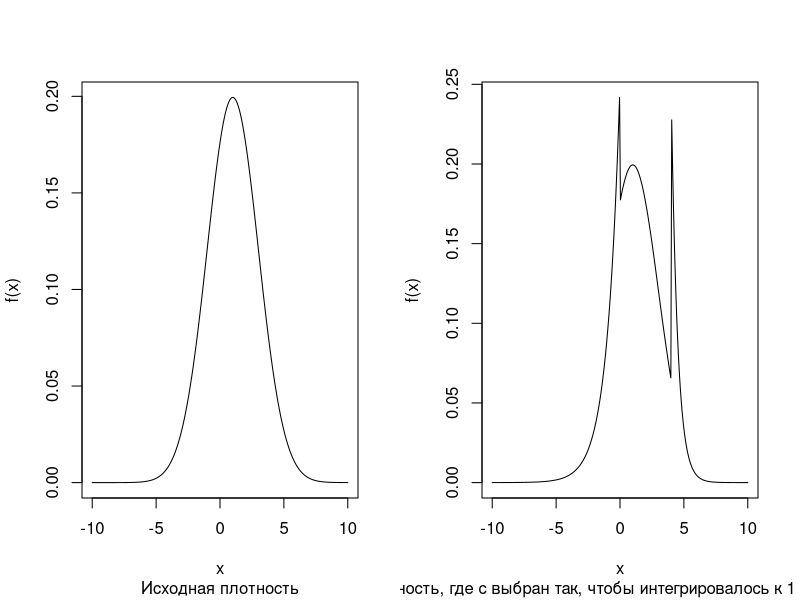
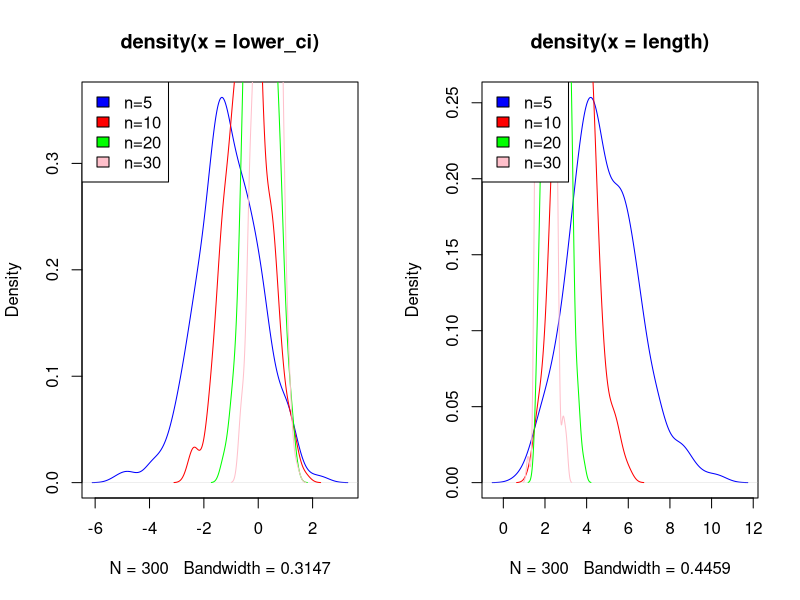
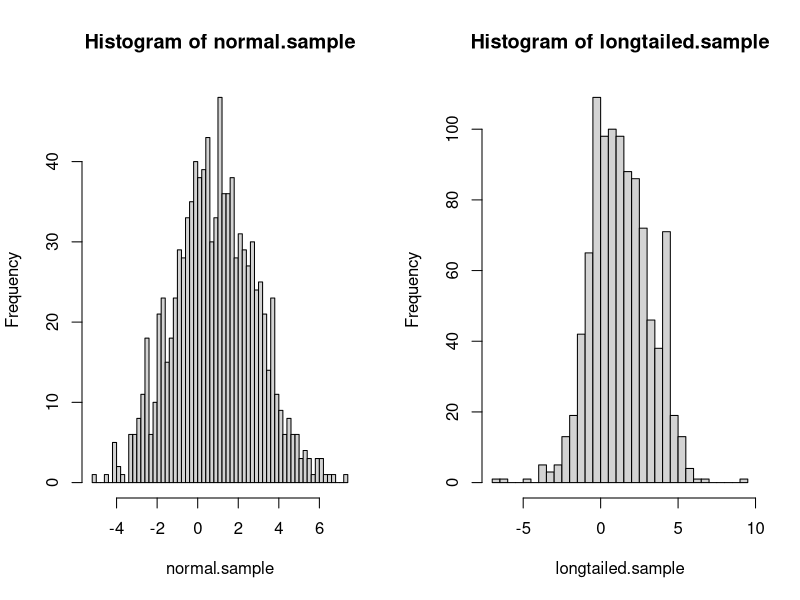

Generate these figures, in order, with R:
## ---- chunk 1
knitr::opts_chunk$set(echo = TRUE)
## ---- chunk 2
get_est = function(sample) {
  est = c( mean(sample), var(sample))
  names(est) = c("Mean", "Variance")
  est
}
get.99ci = function(sample) {
  est = get_est(sample)
  est_sd = sqrt(est[2] / length(sample))
  mean_conf_interval_99 = c(est[1] - 3*est_sd, est[1] + 3*est_sd) 
  names(mean_conf_interval_99) = c("Lower bound", "Upper bound")
  mean_conf_interval_99
}

## ---- chunk 3
set.seed(2023)
n=5
mean=1
sd=2
sample = rnorm(n, mean = mean, sd=sd)
est = get_est(sample)
est
## ---- chunk 4
get.99ci(sample)
## ---- chunk 5
sample_from_density = function(n, pdf_f, approx=1000, ...) {
  x = seq(-10, 10, length.out = approx)
  y = sapply(x, pdf_f, ...)

  random.points <- approx(
    cumsum(y)/sum(y),
    x,
    runif(n)
  )$y
  random.points
}
rlongtailed_normal = function(sd=1, mean=0, c) {
  found
}

dlongtailed_normal = function(x, c, sd=1, mean=0, normal_range=c(0, 4)) {
  if (x >= normal_range[1] & x <= normal_range[2]) {
    return(dnorm(x, mean=mean, sd=sd))
  } else { 
    if (x < 0) {
      return(c * exp(x))
    } else {
      return(c * exp(8 - 2*x))
    }
  }
}

integrate = function(fn, x_range=seq(-10, 10, length.out=100), ...) {
  lambda = abs(abs(x_range[2]) - abs(x_range[1]))
  res = 0
  for (x in x_range) {
    res = res + fn(x, ...) * (lambda)
  }
  res
}

estimate_c = function(sd, mean, tol=0.01) {
  grid = seq(-100, 100, length.out=10000)
  
  for (c in grid) {
    total_proba = integrate(fn=dlongtailed_normal, sd=sd, mean=mean, c=c)
    #
    #for (x in x_range) {
    #  total_proba = total_proba + dlongtailed_normal(x, sd=sd, mean=mean, c=c) * (1 / length(x_range))
    #}
    if (abs(total_proba - 1) < tol) {
      return(c)
    }
  }
}


#c_right_continuous = dnorm(4, mean=mean, sd=sd)
#plot(
#  x_range, 
#  lapply(x_range, dlongtailed_normal, c=c_right_continuous, mean=mean, sd=sd),
#  ylab = "f(x)",
#  xlab = "x",
#  xlim = c(-7, 7)
#)

#hist(sample_from_density(100, pdf_f = dnorm, mean = 1))
# hist(
#   sample_from_density(
#     1000,
#     dlongtailed_normal, 
#     c=c_est,
#     mean=mean,
#     sd=sd
#   ),
#   xlab = "x", ylab = "empirical density",
# )
# integrate(
#   dnorm, 
#   x_range=seq(0, 4, length.out=1000),     
#   #c=c_est,
#   mean=mean,
#   sd=sd
# )
# integrate(
#   dlongtailed_normal,
#   x_range=seq(-10, 10, length.out=1000),
#   mean=mean,
#   sd=sd,
#   c=c_est
# )
## ---- chunk 6
par(mfrow=c(1, 2))
c_est = estimate_c(sd=sd, mean=mean)

x_range = seq(-10, 10, length.out = 300)
plot(
  x_range,
  lapply(x_range, dnorm, mean=mean, sd=sd),
  type='l',
  xlab = "x", ylab = "f(x)",
  sub="Исходная плотность"
)
plot( 
  x_range, 
  lapply(x_range, dlongtailed_normal, c=c_est, mean=mean, sd=sd), 
  type='l',
  xlab = "x", ylab = "f(x)",
  sub=paste("Плотность, где c выбран так, чтобы интегрировалось к 1 (c = ", round(c_est, 2), ")")
)
## ---- chunk 7
longtailed_mean = mean(sample_from_density(
  100000,
  dlongtailed_normal, 
  c=c_est,
  mean=mean,
  sd=sd
))
longtailed_mean
## ---- chunk 8
run_samples = function(n_samples, density, sample_size=5, ...) {
  ci_matrix = matrix(, ncol=2, nrow=0)
  est_matrix = matrix(, ncol=2, nrow=0)
  for (i in 1:n_samples) {
    longtailed_sample = sample_from_density(
      n=sample_size,
      pdf_f=density, 
      approx=1000,
      ...
    )
    ci_matrix = rbind(ci_matrix, get.99ci(longtailed_sample))
    est_matrix = rbind(est_matrix, get_est(longtailed_sample))
  }
  list("ci_matrix" = ci_matrix, "est_matrix" = est_matrix)
}
## ---- chunk 9
set.seed(2023)
run_samples(
  n_samples=1, 
  sample_size=5, 
  density=dlongtailed_normal, 
  c=c_est, mean=mean, sd=sd
)
## ---- chunk 10
set.seed(2023)
run_samples(
  n_samples=5,
  sample_size=5, 
  density=dlongtailed_normal, 
  c=c_est, mean=mean, sd=sd
)
## ---- chunk 11
# set.seed(2023)
# for (n_samples in c(5, 10, 20, 30, 40, 50, 100)) {
#   #print(run_samples(n_samples))
#   print(paste("Результаты для n=", n_samples))
#   run_samples(
#     n_samples=100,
#     sample_size=n_samples, 
#     density=dlongtailed_normal, 
#     c=c_est, mean=mean, sd=sd
#   )$ci_matrix
#   
# }
## ---- chunk 12
set.seed(2023)
for (n_samples in c(5, 10, 20, 30, 40, 50, 100)) {
  #print(run_samples(n_samples))
  print(paste("Результаты для n=", n_samples))
  res = (run_samples(
    n_samples=1,
    sample_size=n_samples, 
    density=dnorm, 
    mean=mean, sd=sd
  ))
  res$ci_length = res$ci_matrix[2] - res$ci_matrix[1]
  print(res)
}
## ---- chunk 13
set.seed(2023)
for (n_samples in c(5, 10, 20, 30, 40, 50, 100)) {
  #print(run_samples(n_samples))
  print(paste("Результаты для n=", n_samples))
  ci_matrix = run_samples(
    n_samples=100,
    sample_size=n_samples, 
    density=dlongtailed_normal, 
    c=c_est, mean=mean, sd=sd
  )$ci_matrix
  lower.bound = mean(ci_matrix[, 1])
  upper.bound = mean(ci_matrix[, 2])
  ci_length = upper.bound - lower.bound
  
  res = c(lower.bound, upper.bound, ci_length) 
  names(res) = c("lower.bound", "upper.bound", "ci.length")
  print(res)
}
## ---- chunk 14
set.seed(2023)
f_range = seq(-5, 5, length.out=50)

colors = c("blue", "red", "green", "pink", "orange")
col_i = 1

for (sample_size in c(5, 10, 20, 30)) {
  #print(run_samples(n_samples))
  lower_ci = run_samples(
    n_samples=300,
    sample_size=sample_size,
    density=dlongtailed_normal,
    c=c_est, mean=mean, sd=sd
  )$ci_matrix[, 1]

  if (col_i == 1) {
    plot(density(lower_ci), col=colors[col_i])
  } else {
    lines(density(lower_ci), col=colors[col_i])
  }
  col_i = col_i + 1
  
}

legend(x="topleft", legend=c("n=5", "n=10", "n=20", "n=30"), fill=colors)
## ---- chunk 15
set.seed(2023)
f_range = seq(-5, 5, length.out=50)

colors = c("blue", "red", "green", "pink", "orange")
col_i = 1

for (sample_size in c(5, 10, 20, 30)) {
  #print(run_samples(n_samples))
  ci = run_samples(
    n_samples=300,
    sample_size=sample_size,
    density=dlongtailed_normal,
    c=c_est, mean=mean, sd=sd
  )
  length = ci$ci_matrix[, 2] - ci$ci_matrix[, 1]

  if (col_i == 1) {
    plot(density(length), col=colors[col_i])
  } else {
    lines(density(length), col=colors[col_i])
  }
  col_i = col_i + 1
  
}

legend(x="topleft", legend=c("n=5", "n=10", "n=20", "n=30"), fill=colors)
## ---- chunk 16
# С ростом количества наблюдений интервал в среднем сужается
# data = data.frame(matrix(ncol=3, nrow=0))
# colnames(data) = c("sample_size", "ci", "mean")
data = data.frame(sample_size=c(0), ci=c(0), mean=c(0))
# rbind(data, c(1,1,1))
for (sample_size in c(5, 10, 20, 30, 50, 100)) {
  ci_matrix = run_samples(
    n_samples=300,
    sample_size=sample_size,
    density=dnorm, 
    mean=mean, sd=sd
  )$ci_matrix
  interval_lengths = ci_matrix[, 2] - ci_matrix[, 1]
  interval_means = (ci_matrix[, 2] + ci_matrix[, 1]) / 2
  # da
}
## ---- chunk 17
par(mfrow = c(1, 2))

set.seed(2023)
longtailed.sample = sample_from_density(
  1000,
  dlongtailed_normal,
  sd=sd, mean=mean, c=c_est
)

normal.sample = sample_from_density(
    1000,
    dnorm,
    mean=mean, sd=sd
  )
hist(normal.sample, breaks = 50)
hist(longtailed.sample, breaks = 50)
## ---- chunk 18
#Сравнение эмпирических распределений статистик
par(mfrow = c(2, 2))

set.seed(2023)
longtailed.samples = run_samples(
  n_samples=1000,
  sample_size=30,
  density=dlongtailed_normal, 
  c=c_est, mean=mean, sd=sd
)
longtailed.means = longtailed.samples$est_matrix[, 1]
longtailed.variances = longtailed.samples$est_matrix[, 2]

samples = run_samples(
  n_samples=1000,
  sample_size=30,
  density=dnorm, 
  mean=mean, sd=sd
)
means = samples$est_matrix[, 1]
variances = samples$est_matrix[, 2]
#hist(longtailed.means)
#hist(longtailed.variances)
#hist(means)
#hist(variances)
## ---- chunk 19
library(VGAM)
par(mfrow=c(1,2))
#hist(rlaplace(1000))
#hist(rnorm(1000))
